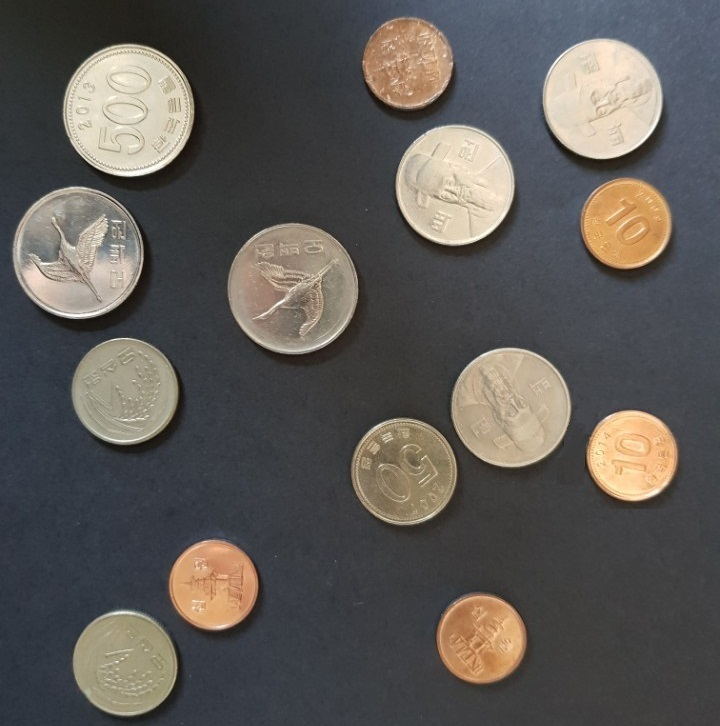
//> input picture image/coin.jpg, 720 x 726 px
$ ./DLIP_Tutorial_Threshold_demo   (built with g++ and OpenCV 4)
//> lines starting //> are read from the running program, lines starting //| are printed output that depends on the picture; after the words box and inside, x2 and y2 are one past the last pixel; in counts of white or black regions, pixels touching at a corner belong together
/*------------------------------------------------------/
* Image Proccessing with Deep Learning
* OpenCV : Threshold Demo
* Created: 2021-Spring
------------------------------------------------------*/
#include <opencv2/opencv.hpp>
#include <iostream>

using namespace cv;
using namespace std;
void plotHist(Mat src, string plotname, int width, int height);
//* @function main
int main()
{
    Mat src, src_gray, dst, dst_morph, local;

    src = imread("../Image/coin.jpg", 0);    // Load an image (DLIP/Image/coin.jpg)
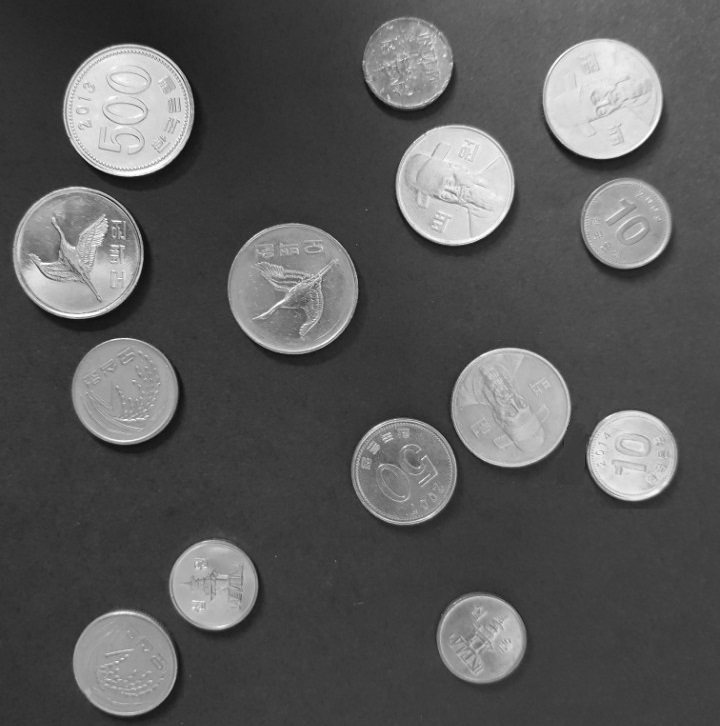
//> src: 726 rows x 720 cols, CV_8UC1; min 10, max 255, mean 90.4

    if (src.empty())					// Load image check
    {
        cout << "File Read Failed : src is empty" << endl;
        waitKey(0);
    }
    // Create a window to display results
    namedWindow("DemoWIndow", WINDOW_AUTOSIZE); //WINDOW_AUTOSIZE(1) :Fixed Window, 0: Unfixed window
    if (!src.empty())imshow("DemoWIndow", src); // Show image

    plotHist(src, "source", 500, 500);

    /* threshold_type
    0: Binary
    1: Binary Inverted
    2: Threshold Truncated
    3: Threshold to Zero
    4: Threshold to Zero Inverted
    8: Threshold OTSU*/


    int threshold_value = 130;
    int threshold_type = 1;
    int const max_value = 255;
    int const max_type = 4;
    int const max_BINARY_value = 255;

    threshold(src, dst, threshold_value, max_BINARY_value, threshold_type);

    adaptiveThreshold(src, local, 255, ADAPTIVE_THRESH_MEAN_C, THRESH_BINARY,3, 11);

    // Create a window to display results
    namedWindow("ThreshWIndow", WINDOW_AUTOSIZE); //WINDOW_AUTOSIZE(1) :Fixed Window, 0: Unfixed window
    imshow("ThreshWIndow", dst); // Show image
    imshow("Local", local);

    waitKey(0);//Pause the program
    return 0;
}

void plotHist(Mat src, string plotname, int width, int height) {
//> called with plotname = "source", width = 500, height = 500
    /// Compute the histograms
    Mat hist;
    /// Establish the number of bins (for uchar Mat type)
    int histSize = 256;
    /// Set the ranges (for uchar Mat type)
    float range[] = { 0, 256 };

    const float* histRange = { range };
    calcHist(&src, 1, 0, Mat(), hist, 1, &histSize, &histRange);
//> hist = 256 values, max 22463 at index 61, min 0 at index 0, mean 2041.9

    double min_val, max_val;
    cv::minMaxLoc(hist, &min_val, &max_val);
//> min_val = 0; max_val = 22463
    Mat hist_normed = hist * height / max_val;
//> hist_normed = 256 values, max 500 at index 61, min 0 at index 0, mean 45.45
    float bin_w = (float)width / histSize;
    Mat histImage(height, width, CV_8UC1, Scalar(0));
    for (int i = 0; i < histSize - 1; i++) {
        line(histImage,
             Point((int)(bin_w * i), height - cvRound(hist_normed.at<float>(i, 0))),
             Point((int)(bin_w * (i + 1)), height - cvRound(hist_normed.at<float>(i + 1, 0))),
             Scalar(255), 2, 8, 0);
    }
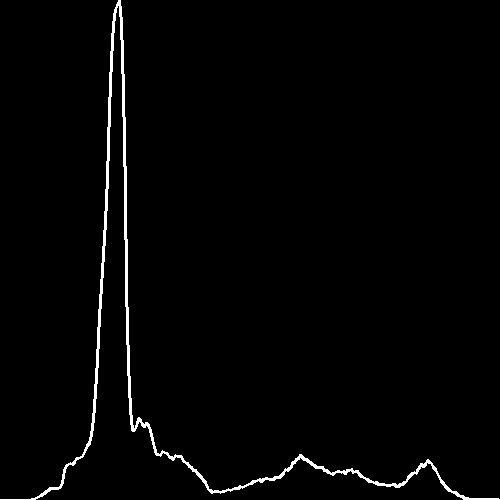
//> histImage: 500 rows x 500 cols, CV_8UC1; 1.7% white; 1 white region, box (x1, y1, x2, y2) and area: (0, 0, 500, 500) 4318
//> in main, `threshold(src, dst, threshold_value, max_BINARY_value, threshold_type);`:
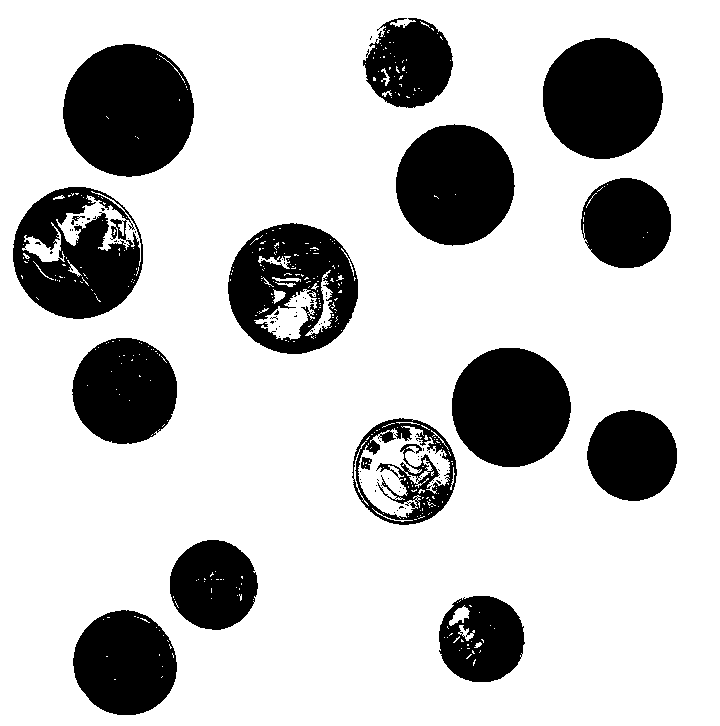
//> dst: 726 rows x 720 cols, CV_8UC1; 76.9% white; 93 black regions (77 under 20 px), largest, box (x1, y1, x2, y2) and area: (63, 44, 194, 177) 13583, (543, 38, 663, 159) 11435, (396, 124, 515, 246) 11262
//> in main, `adaptiveThreshold(src, local, 255, ADAPTIVE_THRESH_MEAN_C, THRESH_BINA..`:
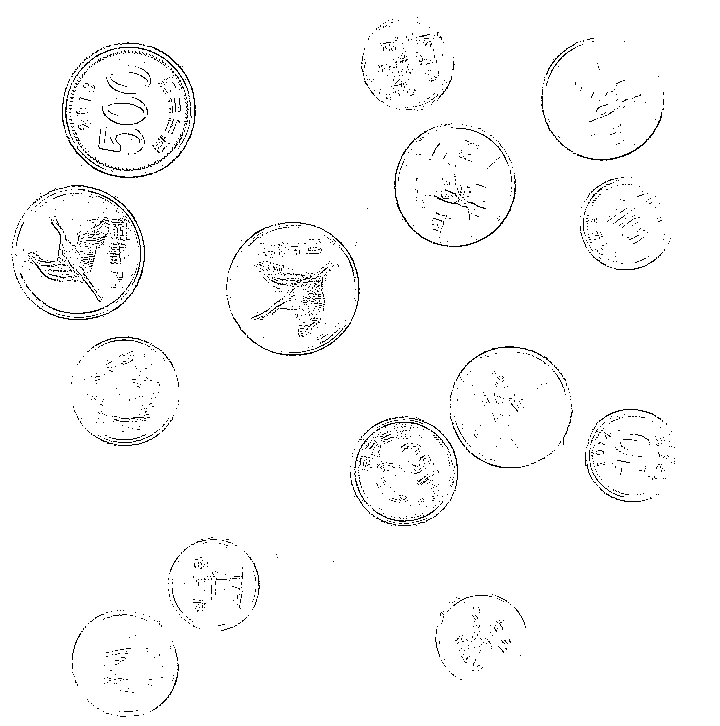
//> local: 726 rows x 720 cols, CV_8UC1; 97.9% white; black in thin lines or dots, all inside (x1, y1, x2, y2) = (11, 17, 675, 717)

    imshow(plotname, histImage);
}
